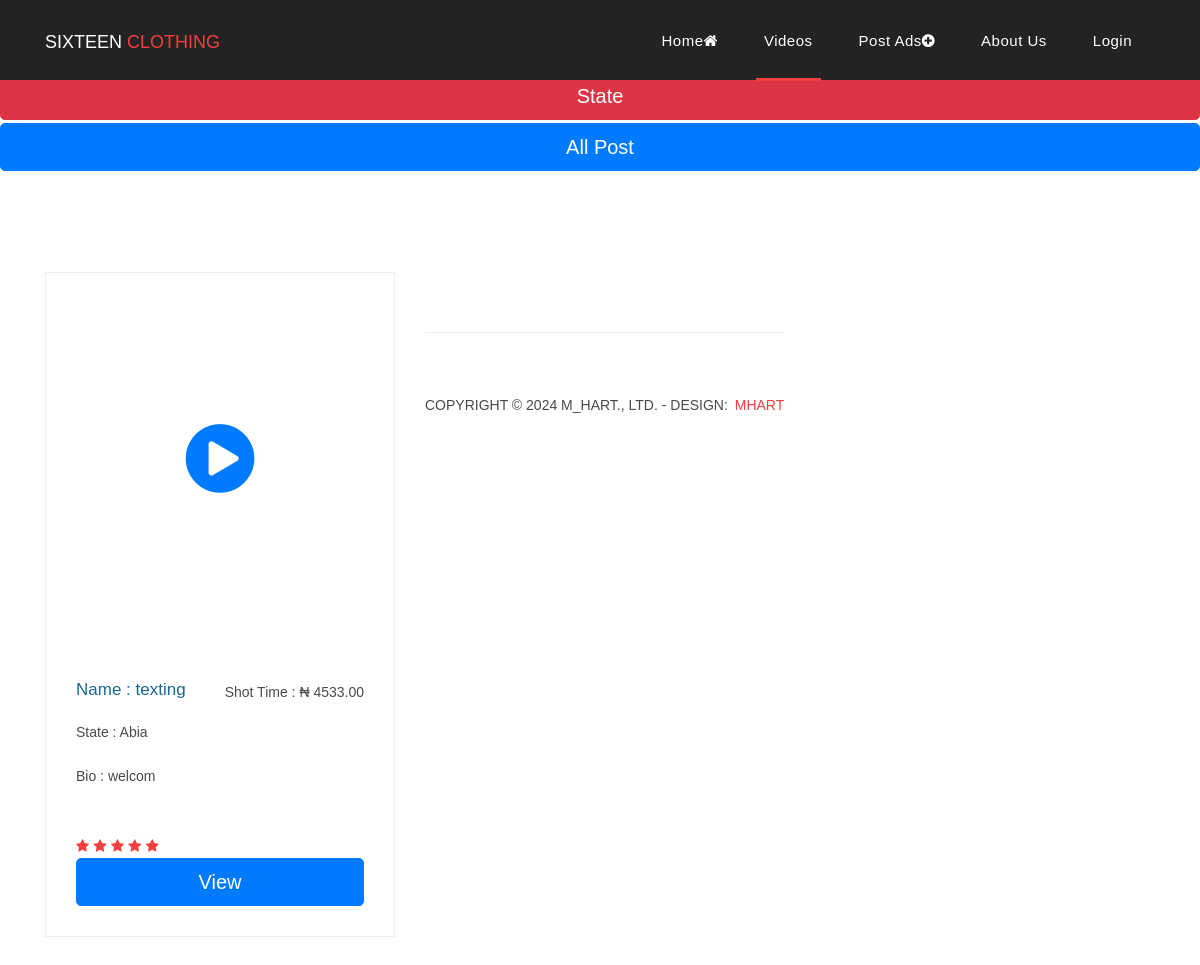
Screenshot of /videos/ with the database file from the repository.
### naijahook/models.py (models this page shows, shortened)
class adsvideos(models.Model):
    name = models.CharField(max_length=300,)
    email = models.EmailField( max_length=254,blank=True, null=True )
    number = PhoneNumberField(blank=True, null=True )
    whatsapp = PhoneNumberField(blank=True, null=True )
    telegram = PhoneNumberField(blank=True, null=True )
    video = models.FileField(blank=True, null=True, upload_to='videos/')
    bio = models.TextField(max_length=3000)
    State = models.ForeignKey(State, on_delete=models.CASCADE, blank=True, null=True)
    date_post = models.DateTimeField(auto_now=True)
    shot_time = models.DecimalField(max_digits=10, decimal_places=2)
    full_night = models.DecimalField(max_digits=10, decimal_places=2)
    author = models.ForeignKey(User, on_delete=models.CASCADE, null=True,)
    service = models.ManyToManyField(Service)
    view_count = models.PositiveIntegerField(default=0)
    suspended = models.BooleanField(default=False)
    verification = models.BooleanField(default=False)

class State(models.Model):
    State = models.CharField(max_length=100, null=False, blank=False)
    def __str__(self):
        return f"{self.State}"

### naijahook/views.py (the view)
# urls.py: path('videos/', views.videos, name='videos'),
def videos(request):
    s = request.GET.get('State')
    if s == None:
        video = adsvideos.objects.filter(suspended=False).order_by('-verification')
    else:
        video = adsvideos.objects.filter(State__State=s, suspended=False,).order_by('-verification')
    s = State.objects.all()
    context = {
    's' : s,
    'video': video,
  }
    return render (request, 'web/video.html' , context,)

### naijahook/Templates/web/video.html (shortened to what this page needs)
{% load static %}
<!DOCTYPE html>
<html lang="en">
  <head>
    <link href={% static "bootstrap/css/bootstrap.min.css" %} rel="stylesheet" >
    <link rel="stylesheet" href={% static "css/fontawesome.css" %}>
    <link rel="stylesheet" href={% static "css/templatemo-sixteen.css" %}>
    <link rel="stylesheet" href={% static "css/owl.css" %}>
      <link rel="stylesheet" href="https://cdnjs.cloudflare.com/ajax/libs/OwlCarousel2/2.3.4/assets/owl.carousel.min.css">
  </head>
  <body>
    <header class="">
      <nav class="navbar navbar-expand-lg">
        <div class="container">
          <a class="navbar-brand" href=""><h2>Sixteen <em>Clothing</em></h2></a>
          <div class="collapse navbar-collapse" id="navbarResponsive">
            <ul class="navbar-nav ml-auto">
              <li class="nav-item">
                <a class="nav-link" href={%url "home"%}>Home<i class="fa fa-home"></i>
              </li>
              <li class="nav-item active">
                <a class="nav-link" href={%url "videos"%}>Videos
              </li>
              <li class="nav-item">
                <a class="nav-link" href="/post">Post Ads<i class="fa fa-plus-circle"></i></a>
              </li>
              <li class="nav-item">
                <a class="nav-link" href="">About Us</a>
              </li>
            {% if user.is_authenticated %}
              <li class="nav-item">
                <a class="nav-link" href="/useraccount">My Account<i class="fa fa-user"></i></a>
              </li>
              <li class="nav-item">
                <a class="nav-link" href="/signout">Logout<i class="fa fa-out"></i></a>
              </li>
             {% else%}
             <li class="nav-item">
              <a class="nav-link" href="/signin">Login</a>
            </li>
            {% endif%}
            </ul>
          </div>
        </div>
      </nav>
    </header>
    <br>
    <br>
    <br>
    <div class="btn-group, ">
      <button type="button" class="btn btn-danger dropdown-toggle, btn btn-primary btn-lg btn-block" data-toggle="dropdown" aria-haspopup="true" aria-expanded="false">
        State
      </button>
       <a style="
        margin-top:3px;
       "
       class=" btn btn-primary btn-lg btn-block" href="{% url 'videos'%}">All Post</a>
    </div>
    <div class="latest-products">
      <div class="container">
        <div class="row">
          <div class="col-md-12">
          </div>
        {% for video in video %}
          <div class="col-md-4">
            <div class="product-item">
                <video style="width: 100%;
                height: 370px;
                object-fit: cover;" src="{{video.video.url}}"></video>
                <div class="icon-overlay">
                 <a href="{% url 'view_videos' video.id %}" ><i class="fa fa-play-circle"></i></a>
                </div>
              <div class="down-content">
                <a href="#"><h4>Name : {{video.name}}</h4></a>
                <h6><p>Shot Time : &#8358 {{video.shot_time}}</p></h6>
                <p><b>State : {{video.State}}</b></p>
                <p style="
                height: 50px;
                overflow: hidden;
                ">Bio : {{video.bio}}</p>
                <ul class="stars">
                  <li><i class="fa fa-star"></i></li>
                  <li><i class="fa fa-star"></i></li>
                  <li><i class="fa fa-star"></i></li>
                  <li><i class="fa fa-star"></i></li>
                  <li><i class="fa fa-star"></i></li>
                </ul>
                <a  class="btn btn-primary btn-lg btn-block" href="{% url 'view_videos' video.id %}" >View</a>
              </div>
            </div>
          </div>
          {% empty %}
           <h3 style="color: #232323;
           font-family: 'Lucida Sans', 'Lucida Sans Regular', 'Lucida Grande', 'Lucida Sans Unicode', Geneva, Verdana, sans-serif;
            text-align: center;"> NO POST FOR THIS STATE YET IT WILL BE ADDED SOON</h3>
        {% endfor%}
  <footer>
     <div class="container">
       <div class="row">
         <div class="col-md-12">
          <div class="inner-content">
            <p>Copyright &copy; 2024 M_HART., Ltd.
           - Design: <a rel="nofollow noopener" href="" target="_blank">Mhart</a></p>
          </div>
        </div>
      </div>
     </div>
  </footer>
  </body>
</html>

### static/css/templatemo-sixteen.css (style rules this page uses)
body { font-family: 'Poppins', sans-serif; overflow-x: hidden; text-rendering: optimizeLegibility; -webkit-font-smoothing: antialiased; -moz-osx-font-smoothing: grayscale; }
p { margin-bottom: 0px; font-size: 14px; font-weight: 300; color: #4a4a4a; line-height: 24px; }
a { text-decoration: none!important; }
ul { padding: 0; margin: 0; list-style: none; }
h1,h2,h3,h4,h5,h6 { margin: 0px; }
header { position: absolute; z-index: 99999; width: 100%; height: 80px; background-color: #232323; -webkit-transition: all 0.3s ease-in-out 0s; -moz-transition: all 0.3s ease-in-out 0s; -o-transition: all 0.3s ease-in-out 0s; transition: all 0.3s ease-in-out 0s; }
header .navbar { padding: 17px 0px; }
.navbar .navbar-brand { float: left; margin-top: -12px; outline: none; }
.navbar .navbar-brand h2 { color: #fff; text-transform: uppercase; font-size: 18px; font-weight: 500; -webkit-transition: all .3s ease 0s; -moz-transition: all .3s ease 0s; -o-transition: all .3s ease 0s; transition: all .3s ease 0s; }
.navbar .navbar-brand h2 em { font-style: normal; color: #f33f3f; }
#navbarResponsive { z-index: 999; }
.navbar-collapse { text-align: center; }
.navbar .navbar-nav .nav-item { margin: 0px 15px; }
.navbar .navbar-nav a.nav-link { text-transform: capitalize; font-size: 15px; font-weight: 500; letter-spacing: 0.5px; color: #fff; transition: all 0.5s; margin-top: 5px; }
.navbar .navbar-nav .nav-link:hover, .navbar .navbar-nav .active>.nav-link, .navbar .navbar-nav .nav-link.active, .navbar .navbar-nav .nav-link.show, .navbar .navbar-nav .show>.nav-link { color: #fff; padding-bottom: 25px; border-bottom: 3px solid #f33f3f; }
.latest-products { margin-top: 100px; }
.product-item { border: 1px solid #eee; margin-bottom: 30px; }
.product-item .down-content { padding: 30px; position: relative; }
.product-item .down-content h4 { font-size: 17px; color: #1a6692; margin-bottom: 20px; }
.product-item .down-content h6 { position: absolute; top: 30px; right: 30px; font-size: 18px; color: #121212; }
.product-item .down-content p { margin-bottom: 20px; }
.product-item .down-content ul li { display: inline-block; }
.product-item .down-content ul li i { color: #f33f3f; font-size: 14px; }
footer { text-align: center; }
footer .inner-content { border-top: 1px solid #eee; margin-top: 60px; padding: 60px 0px; }
footer .inner-content p { text-transform: uppercase; }
footer .inner-content p a { color: #f33f3f; margin-left: 3px; }

### naijahook/Templates/web/video.html (style rules this page uses)
.icon-overlay { position: absolute; top: 27%; left: 50%; transform: translate(-50%, -50%); color: white; font-size: 80px; z-index: 999; }

### rows the page displays
adsvideos: name "texting", shot_time "4533.00", State "Abia", bio "welcom"
